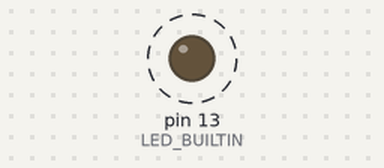
Simulated run of this sketch. Board: Arduino Uno, built with avr-gcc and run on an emulated ATmega328P. On the bench: output pins drawn as LEDs (lit = HIGH). Dashed ring = blinking. What the sketch prints to the serial monitor is not drawn.

Above: at 0.5 s.
Timing chart, 0 to 4.6 s (numbered marks = the images above):
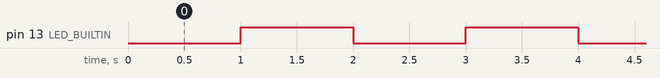

Measured:
- by itself, pin 13 (LED_BUILTIN): alternates HIGH for 1.0 s and LOW for 1.0 s

The sketch:

ArduinoTemplateProject.ino
```cpp
/*
 * ArduinoTemplateProject.ino — Tlamatini Arduiner template sketch.
 *
 * This is the bundled scaffold that the Arduiner agent copies when you run
 * action='create_project'. On copy, this .ino is renamed to match the
 * destination folder (arduino-cli requires the primary .ino basename to equal
 * the sketch folder name), and the board identity is stamped into sketch.yaml.
 *
 * It is intentionally board-portable: it uses only LED_BUILTIN + Serial, so it
 * compiles and runs unchanged on AVR (Uno/Nano/Mega/Leonardo), ESP32/ESP8266,
 * SAMD, and RP2040 targets. Replace the body with your firmware.
 *
 * Hardware-in-the-loop (HIL) proof: it blinks the on-board LED AND prints a
 * heartbeat line over Serial every second, so Arduiner's bounded `monitor`
 * action captures evidence the firmware is actually running on the board.
 */

#include "src/Heartbeat.h"

// One heartbeat per second on the built-in LED.
static Heartbeat heartbeat(LED_BUILTIN, 1000UL);

void setup() {
  Serial.begin(115200);
  // Give USB-serial (native-USB boards) a moment to enumerate; harmless on UART boards.
  unsigned long start = millis();
  while (!Serial && (millis() - start) < 2000UL) {
    // wait briefly for the serial port
  }
  heartbeat.begin();
  Serial.println(F("[ArduinoTemplateProject] boot OK — Tlamatini Arduiner template"));
}

void loop() {
  unsigned long beats = heartbeat.update();
  if (beats > 0) {
    Serial.print(F("[heartbeat] beat #"));
    Serial.println(beats);
  }
}
```

Heartbeat.cpp
```cpp
#include "Heartbeat.h"

Heartbeat::Heartbeat(uint8_t pin, unsigned long periodMs)
    : pin_(pin),
      periodMs_(periodMs),
      lastToggleMs_(0),
      ledOn_(false),
      beatCount_(0) {}

void Heartbeat::begin() {
  pinMode(pin_, OUTPUT);
  digitalWrite(pin_, LOW);
  lastToggleMs_ = millis();
}

unsigned long Heartbeat::update() {
  const unsigned long now = millis();
  if ((now - lastToggleMs_) < periodMs_) {
    return 0;
  }
  lastToggleMs_ = now;
  ledOn_ = !ledOn_;
  digitalWrite(pin_, ledOn_ ? HIGH : LOW);
  // Count one full beat each time the LED returns to OFF (a complete on/off cycle).
  if (!ledOn_) {
    ++beatCount_;
    return beatCount_;
  }
  return 0;
}
```

Heartbeat.h
```cpp
/*
 * Heartbeat.h — a tiny, board-agnostic non-blocking LED blinker.
 *
 * Demonstrates the multi-file sketch layout that arduino-cli compiles: any
 * .h/.cpp under the sketch's src/ folder is built and linked automatically.
 * Pure C++ + Arduino core API only (no board-specific headers), so it works on
 * every Arduino-compatible target.
 */
#ifndef ARDUINO_TEMPLATE_PROJECT_HEARTBEAT_H
#define ARDUINO_TEMPLATE_PROJECT_HEARTBEAT_H

#include <Arduino.h>

class Heartbeat {
 public:
  Heartbeat(uint8_t pin, unsigned long periodMs);

  // Configure the pin. Call from setup().
  void begin();

  // Non-blocking tick. Call from loop(). Returns the (incremented) beat count
  // on the loop iteration where a full beat just completed, else 0.
  unsigned long update();

  unsigned long beats() const { return beatCount_; }

 private:
  uint8_t pin_;
  unsigned long periodMs_;
  unsigned long lastToggleMs_;
  bool ledOn_;
  unsigned long beatCount_;
};

#endif  // ARDUINO_TEMPLATE_PROJECT_HEARTBEAT_H
```
